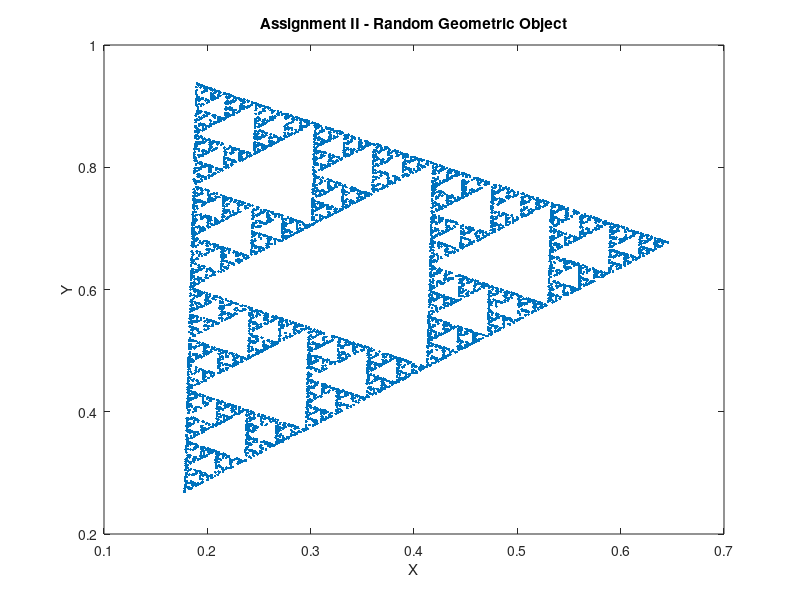

MATLAB code for this plot:
randomPoints = rand(3,2); % Creating three random points
currentDot = randomPoints(1,:); % Setting the currentPoint 

M = zeros(10000 , 2); % Creating our Matrix M


for i = 1:10000   % Looping 10 000 times for better visualisation 
    M(i,:) = currentDot; %Setting the current CurrentPoint into the Matrix M

    k = randi(3); % Random Number between in {1,2,3}
    
    currentDot = currentDot + randomPoints(k,:); %Finding the arithmetic mean
    currentDot = currentDot / 2;


end

plot(M(:, 1), M(:, 2), '.'); %Plotting the matrix with symbol .
xlabel('X');
ylabel('Y');
title('Assignment II - Random Geometric Object');